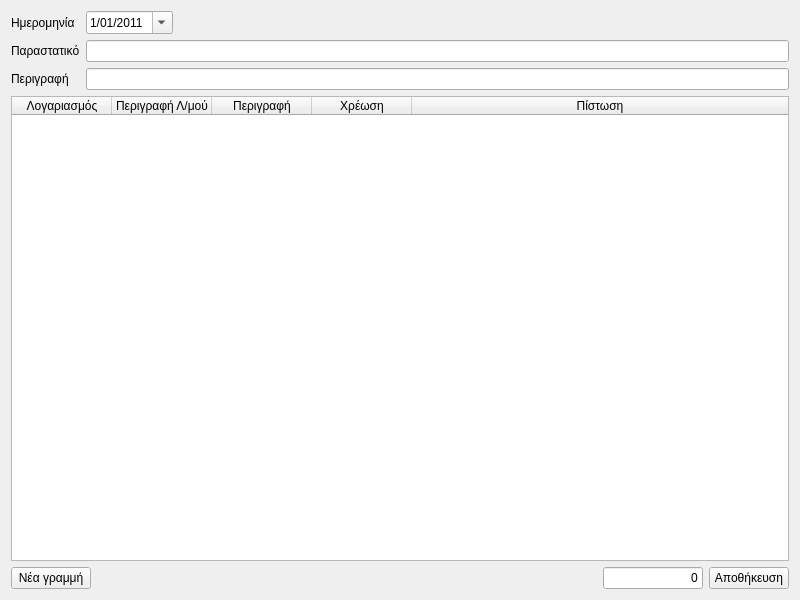
<?xml version="1.0" encoding="UTF-8"?>
<ui version="4.0">
 <class>Dialog</class>
 <widget class="QDialog" name="Dialog">
  <property name="geometry">
   <rect>
    <x>0</x>
    <y>0</y>
    <width>800</width>
    <height>600</height>
   </rect>
  </property>
  <property name="windowTitle">
   <string>Εισαγωγή Νέας Εγγραφής</string>
  </property>
  <layout class="QVBoxLayout" name="verticalLayout">
   <item>
    <layout class="QGridLayout" name="gridLayout">
     <item row="0" column="0">
      <widget class="QLabel" name="label">
       <property name="text">
        <string>Ημερομηνία</string>
       </property>
      </widget>
     </item>
     <item row="0" column="1">
      <widget class="QDateEdit" name="dateEdit">
       <property name="date">
        <date>
         <year>2011</year>
         <month>1</month>
         <day>1</day>
        </date>
       </property>
       <property name="currentSection">
        <enum>QDateTimeEdit::DaySection</enum>
       </property>
       <property name="displayFormat">
        <string>d/MM/yyyy</string>
       </property>
       <property name="calendarPopup">
        <bool>true</bool>
       </property>
      </widget>
     </item>
     <item row="0" column="2">
      <spacer name="horizontalSpacer_2">
       <property name="orientation">
        <enum>Qt::Horizontal</enum>
       </property>
       <property name="sizeHint" stdset="0">
        <size>
         <width>40</width>
         <height>20</height>
        </size>
       </property>
      </spacer>
     </item>
     <item row="1" column="0">
      <widget class="QLabel" name="label_2">
       <property name="text">
        <string>Παραστατικό</string>
       </property>
      </widget>
     </item>
     <item row="1" column="1" colspan="2">
      <widget class="QLineEdit" name="tParastatiko">
       <property name="alignment">
        <set>Qt::AlignLeading|Qt::AlignLeft|Qt::AlignVCenter</set>
       </property>
      </widget>
     </item>
     <item row="2" column="0">
      <widget class="QLabel" name="label_3">
       <property name="text">
        <string>Περιγραφή</string>
       </property>
      </widget>
     </item>
     <item row="2" column="1" colspan="2">
      <widget class="QLineEdit" name="tPerigrafi"/>
     </item>
    </layout>
   </item>
   <item>
    <widget class="QTableWidget" name="tDetail">
     <property name="alternatingRowColors">
      <bool>true</bool>
     </property>
     <attribute name="horizontalHeaderStretchLastSection">
      <bool>true</bool>
     </attribute>
     <attribute name="verticalHeaderDefaultSectionSize">
      <number>20</number>
     </attribute>
     <attribute name="verticalHeaderStretchLastSection">
      <bool>false</bool>
     </attribute>
     <column>
      <property name="text">
       <string>Λογαριασμός</string>
      </property>
     </column>
     <column>
      <property name="text">
       <string>Περιγραφή Λ/μού</string>
      </property>
     </column>
     <column>
      <property name="text">
       <string>Περιγραφή</string>
      </property>
     </column>
     <column>
      <property name="text">
       <string>Χρέωση</string>
      </property>
     </column>
     <column>
      <property name="text">
       <string>Πίστωση</string>
      </property>
     </column>
    </widget>
   </item>
   <item>
    <layout class="QHBoxLayout" name="horizontalLayout">
     <item>
      <widget class="QPushButton" name="bNewLine">
       <property name="text">
        <string>Νέα γραμμή</string>
       </property>
       <property name="autoDefault">
        <bool>false</bool>
       </property>
      </widget>
     </item>
     <item>
      <spacer name="horizontalSpacer">
       <property name="orientation">
        <enum>Qt::Horizontal</enum>
       </property>
       <property name="sizeHint" stdset="0">
        <size>
         <width>40</width>
         <height>20</height>
        </size>
       </property>
      </spacer>
     </item>
     <item>
      <widget class="QLineEdit" name="txtYpol">
       <property name="minimumSize">
        <size>
         <width>100</width>
         <height>0</height>
        </size>
       </property>
       <property name="maximumSize">
        <size>
         <width>100</width>
         <height>16777215</height>
        </size>
       </property>
       <property name="font">
        <font>
         <weight>50</weight>
         <bold>false</bold>
        </font>
       </property>
       <property name="text">
        <string>0</string>
       </property>
       <property name="alignment">
        <set>Qt::AlignRight|Qt::AlignTrailing|Qt::AlignVCenter</set>
       </property>
      </widget>
     </item>
     <item>
      <widget class="QPushButton" name="bSave">
       <property name="text">
        <string>Αποθήκευση</string>
       </property>
       <property name="autoDefault">
        <bool>false</bool>
       </property>
      </widget>
     </item>
    </layout>
   </item>
  </layout>
 </widget>
 <resources/>
 <connections/>
</ui>
